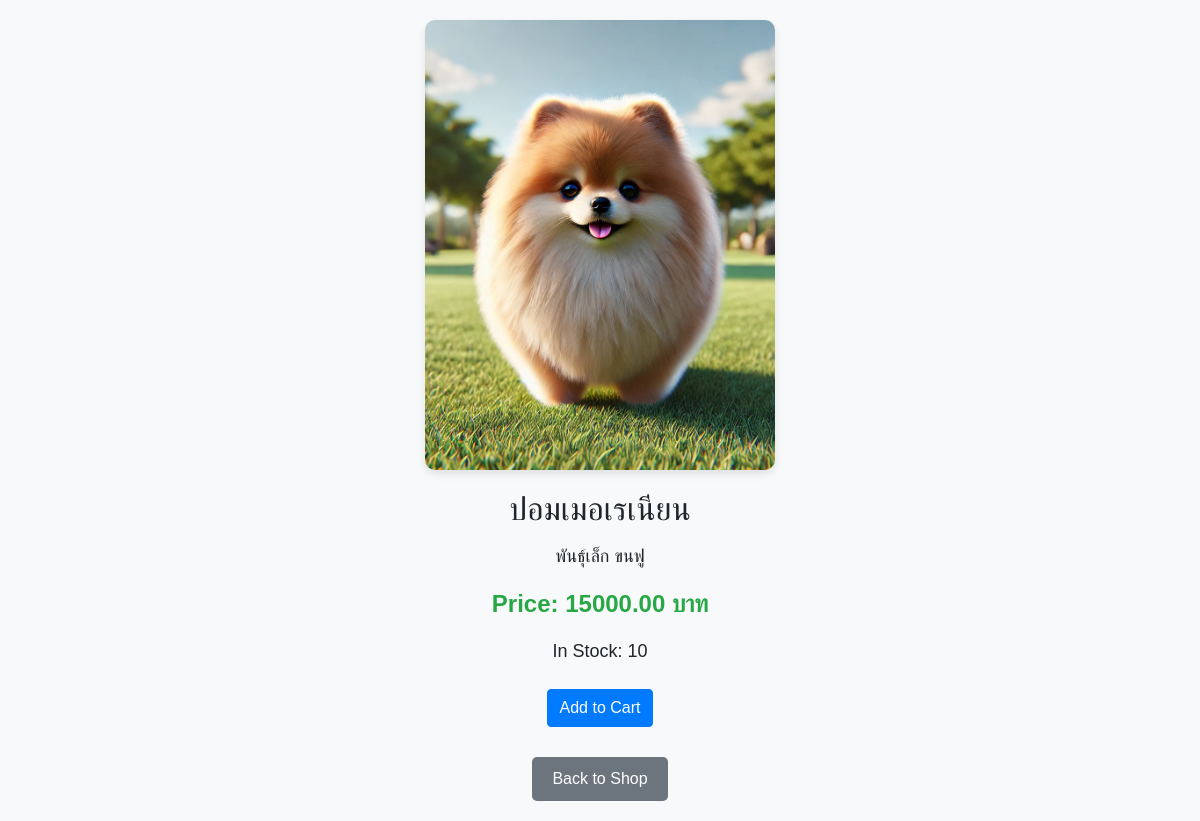
Page /front-end/product.php?id=1 on the committed database.
### tables this page shows
CREATE TABLE IF NOT EXISTS products (
    id INT AUTO_INCREMENT PRIMARY KEY,
    name VARCHAR(100) NOT NULL,
    description TEXT,
    price DECIMAL(10,2) NOT NULL,
    stock INT NOT NULL,   
    image VARCHAR(255),   
    category_id INT,
    FOREIGN KEY (category_id) REFERENCES categories(id) ON DELETE CASCADE ON UPDATE CASCADE   
);

### front-end/product.php (the view, shortened to what this page needs)
<?php
include('db_connection.php');
$id = $_GET['id'];
$sql = "SELECT * FROM products WHERE id='$id'";
$result = $conn->query($sql);
if ($result->num_rows > 0) {
    $product = $result->fetch_assoc();
} else {
    echo "Product not found.";
    exit;
}
?>
<!DOCTYPE html>
<html lang="en">
<head>
    <link rel="stylesheet" href="https://stackpath.bootstrapcdn.com/bootstrap/4.5.2/css/bootstrap.min.css">
</head>
<body>
    <div class="container product-container">
        <img src="images/<?php echo $product['image']; ?>" alt="<?php echo $product['name']; ?>" class="product-img">
        <div class="product-details">
            <h2><?php echo $product['name']; ?></h2>
            <p><?php echo $product['description']; ?></p>
            <p class="price">Price: <?php echo $product['price']; ?> บาท</p>
            <p>In Stock: <?php echo $product['stock']; ?></p>
            <form action="" method="POST">
                <button type="submit" name="add_to_cart" class="btn btn-primary mt-2">Add to Cart</button>
            </form>
        </div>
        <a href="../index.php" class="back-btn">Back to Shop</a>
    </div>
</body>
</html>

### front-end/product.php (style rules this page uses)
body { background-color: #f8f9fa; font-family: 'Arial', sans-serif; }
.product-container { display: flex; flex-direction: column; align-items: center; justify-content: center; min-height: 100vh; padding: 20px; }
.product-img { width: 350px; height: 450px; object-fit: cover; border-radius: 10px; box-shadow: 0 4px 8px rgba(0, 0, 0, 0.1); transition: transform 0.3s ease; }
.product-details { text-align: center; margin-top: 20px; }
.product-details h2 { margin-bottom: 15px; }
.product-details p { font-size: 18px; }
.product-details .price { font-size: 24px; font-weight: bold; color: #28a745; }
.back-btn { margin-top: 30px; background-color: #6c757d; color: white; padding: 10px 20px; border: none; border-radius: 5px; transition: background-color 0.3s ease; }

### rows in the picture
products: image (picture), name "ปอมเมอเรเนียน", description "พันธุ์เล็ก ขนฟู", price "15000.00", stock "10"
